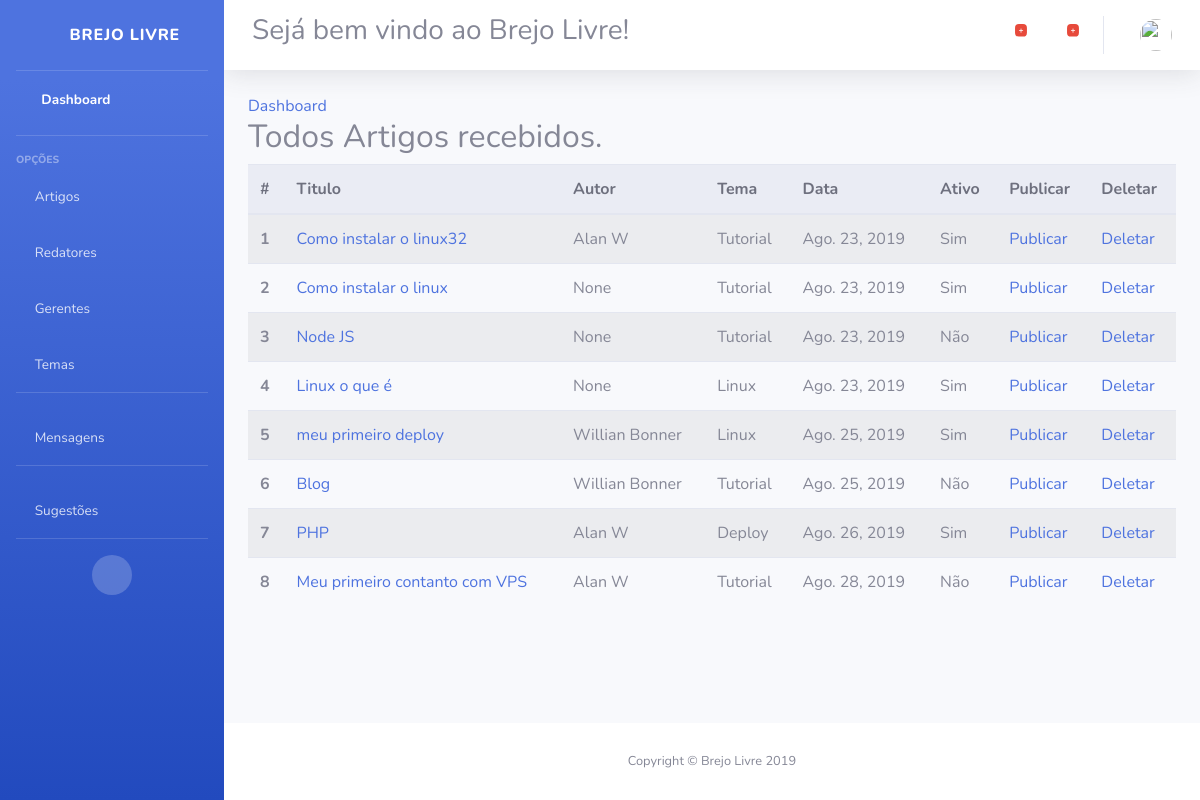
The app's page /dashboard/artigos/ (signed in), older data.
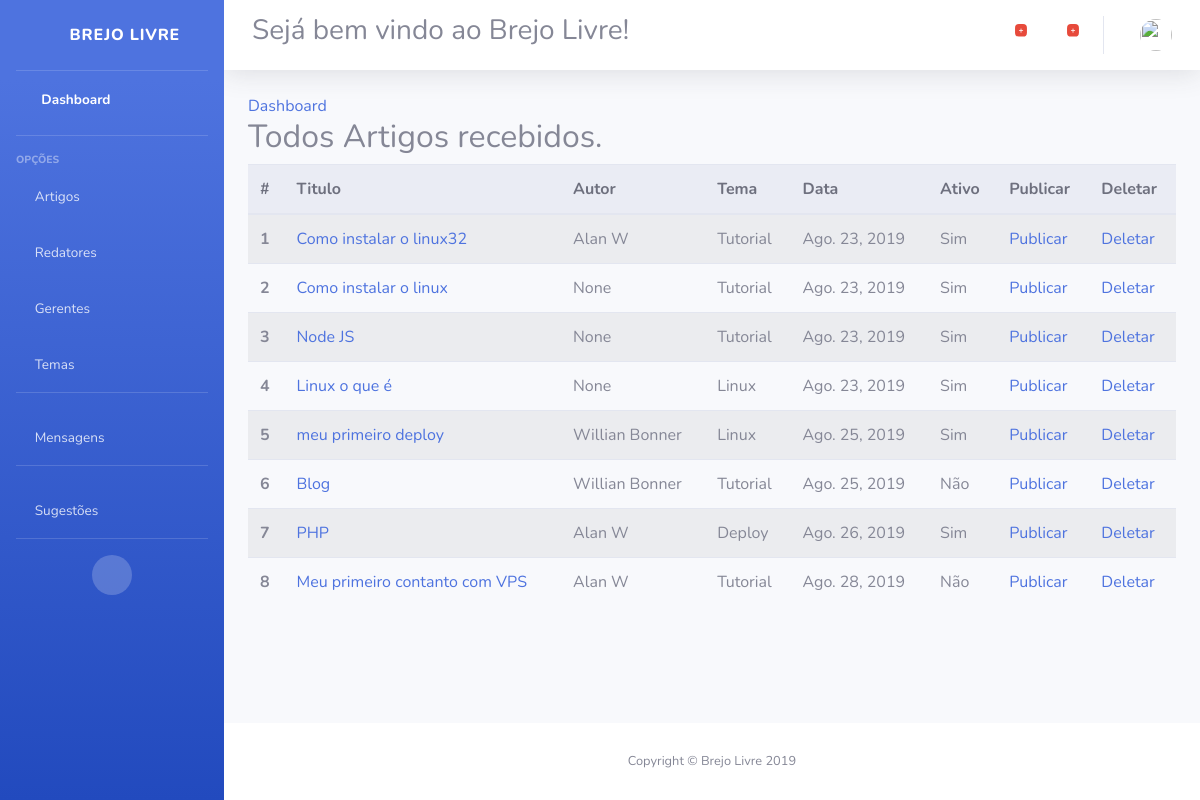
The same page, newer data.
### home/models.py (models this page shows, shortened)
class Artigo(models.Model):
	redator = models.ForeignKey(Redator,on_delete=models.PROTECT)
	tema = models.ForeignKey(Tema,on_delete=models.PROTECT )
	titulo = models.CharField(max_length=255, null=True, verbose_name = "Título")
	texto = models.TextField(blank=False, null=False, verbose_name = "Matéria")
	ativo = models.BooleanField(default=False)
	status = models.CharField(max_length=2, default=1)
	data_criacao = models.DateField(("Date"), default=datetime.date.today)

class Redator(models.Model):
	login_senha = models.OneToOneField(User, related_name="usuario",on_delete=models.PROTECT)
	nome_completo = models.CharField(max_length=255, null=True, verbose_name = "Nome completo")
	data_criacao = models.DateField(("Date"), default=datetime.date.today)
	facebook = models.CharField(max_length=255, null=True, verbose_name = "Link do Facebook")
	twitter = models.CharField(max_length=255, null=True, verbose_name = "Link do Twitter")
	github = models.CharField(max_length=255, null=True, verbose_name = "Link do GitHub")
	instagram = models.CharField(max_length=255, null=True, verbose_name = "Link do Instagram")
	logo = models.FileField(upload_to='fotos', blank=False, null=True, default='fotos/anonymous.jpg', verbose_name = "Foto Perfil")
	pais = models.CharField(max_length=5, default="BR", null=True,  verbose_name = "País, sigla (BR,EUA,CH) ")
	estado = models.CharField(max_length=4, blank=False, null=False, verbose_name = "Estado")
	cidade = models.CharField(max_length=80, blank=False, null=False, verbose_name = "Cidade")
	descricao = models.TextField(max_length=255, null=True, verbose_name = "Descrição")
	telefone = models.CharField(max_length=50, blank=False, null=False, verbose_name = "Telefone (XX)XXXX-XXXX")
	ativo = models.BooleanField(default=True)
	status = models.CharField(max_length=2, default=1)

class Tema(models.Model):
	nome = models.CharField(max_length=80, null=True, verbose_name = "Tema")
	ativo =  models.BooleanField(default=True)
	def __str__(self):
		return self.nome

### artigo/views.py (the view)
# urls.py: path('artigos/', ArtigoList.as_view(), name="lista_artigo"),
class ArtigoList( LoginRequiredMixin, ListView):
    login_url = '/login'
    paginate_by = 12
    template_name = 'artigo/artigo_list.html'
    def get_queryset(self):
        return Artigo.objects.all().order_by('pk')
    def get_context_data(self, **kwargs):
        context = super(ArtigoList, self).get_context_data(**kwargs)
        return context

### artigo/templates/artigo/artigo_list.html (shortened to what this page needs)
{% extends "dashboard/base.html" %}
{% load static %}
{% block main %}
<a href="{% url 'dashboard' %}">Dashboard</a>
<h2>Todos Artigos recebidos.</h2>
{% if object_list %}
        <table class="table table-striped table-hover">
            <thead class="thead-light">
              <tr>
                <th scope="col">#</th>
                <th scope="col">Titulo</th>
                <th scope="col">Autor</th>
                <th scope="col">Tema</th>
                <th scope="col">Data</th>
                <th scope="col">Ativo</th>
                <th scope="col">Publicar</th>
                <th scope="col">Deletar</th>
              </tr>
            </thead>
            <tbody>
                {% for artigo in object_list %}
                <tr>
                    <th scope="row"> {{ forloop.counter }} </th>
                    <td><a href="{% url 'artigo' artigo.pk %}">{{ artigo.titulo }}</a></td>
                    <td>{{ artigo.redator.nome_completo }}</td>
                    <td>{{ artigo.tema }}</td>
                    <td>{{ artigo.data_criacao }}</td>
                    <td>{{ artigo.ativo|yesno:'Sim,Não' }}</td>
                    <td><a href="{% url 'att_art' artigo.pk %}">Publicar</a></td>
                    <td><a href="{% url 'del_art' artigo.pk %}">Deletar</a></td>
                </tr>
                {% endfor %}
            </tbody>
          </table>
          {% else %}
            <h3>Sem artigos cadastrados.</h3>
          {% endif %}
{% endblock %}

Row changes from the older to the newer data that the page shows:
changed Artigo "Node JS": ativo "Não" → "Sim"
